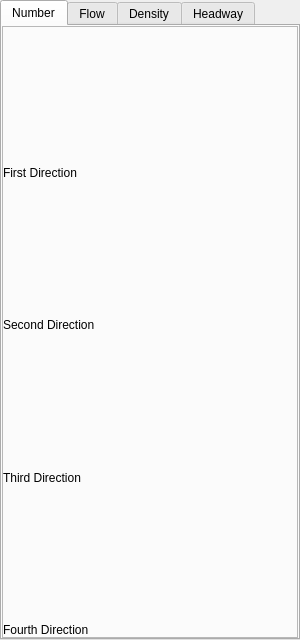
<?xml version="1.0" encoding="UTF-8"?>
<ui version="4.0">
 <class>VisualizePanel</class>
 <widget class="QWidget" name="VisualizePanel">
  <property name="geometry">
   <rect>
    <x>0</x>
    <y>0</y>
    <width>300</width>
    <height>640</height>
   </rect>
  </property>
  <property name="sizePolicy">
   <sizepolicy hsizetype="Expanding" vsizetype="Expanding">
    <horstretch>0</horstretch>
    <verstretch>0</verstretch>
   </sizepolicy>
  </property>
  <property name="windowTitle">
   <string>Form</string>
  </property>
  <layout class="QVBoxLayout" name="verticalLayout">
   <property name="spacing">
    <number>0</number>
   </property>
   <property name="leftMargin">
    <number>0</number>
   </property>
   <property name="topMargin">
    <number>0</number>
   </property>
   <property name="rightMargin">
    <number>0</number>
   </property>
   <property name="bottomMargin">
    <number>0</number>
   </property>
   <item>
    <widget class="QTabWidget" name="tabWidget">
     <property name="currentIndex">
      <number>0</number>
     </property>
     <widget class="QWidget" name="tab">
      <attribute name="title">
       <string>Number</string>
      </attribute>
      <layout class="QVBoxLayout" name="verticalLayout_2">
       <property name="spacing">
        <number>0</number>
       </property>
       <property name="leftMargin">
        <number>0</number>
       </property>
       <property name="topMargin">
        <number>0</number>
       </property>
       <property name="rightMargin">
        <number>0</number>
       </property>
       <property name="bottomMargin">
        <number>0</number>
       </property>
       <item>
        <widget class="QFrame" name="frame">
         <property name="frameShape">
          <enum>QFrame::StyledPanel</enum>
         </property>
         <property name="frameShadow">
          <enum>QFrame::Raised</enum>
         </property>
         <layout class="QVBoxLayout" name="verticalLayout_3">
          <property name="spacing">
           <number>0</number>
          </property>
          <property name="leftMargin">
           <number>0</number>
          </property>
          <property name="topMargin">
           <number>0</number>
          </property>
          <property name="rightMargin">
           <number>0</number>
          </property>
          <property name="bottomMargin">
           <number>0</number>
          </property>
          <item>
           <widget class="QCustomPlot" name="m_number_widget_1" native="true">
            <property name="sizePolicy">
             <sizepolicy hsizetype="Expanding" vsizetype="Expanding">
              <horstretch>0</horstretch>
              <verstretch>0</verstretch>
             </sizepolicy>
            </property>
           </widget>
          </item>
          <item>
           <widget class="QLabel" name="label">
            <property name="text">
             <string>First Direction</string>
            </property>
           </widget>
          </item>
          <item>
           <widget class="QCustomPlot" name="m_number_widget_2" native="true">
            <property name="sizePolicy">
             <sizepolicy hsizetype="Expanding" vsizetype="Expanding">
              <horstretch>0</horstretch>
              <verstretch>0</verstretch>
             </sizepolicy>
            </property>
           </widget>
          </item>
          <item>
           <widget class="QLabel" name="label_2">
            <property name="text">
             <string>Second Direction</string>
            </property>
           </widget>
          </item>
          <item>
           <widget class="QCustomPlot" name="m_number_widget_3" native="true">
            <property name="sizePolicy">
             <sizepolicy hsizetype="Expanding" vsizetype="Expanding">
              <horstretch>0</horstretch>
              <verstretch>0</verstretch>
             </sizepolicy>
            </property>
           </widget>
          </item>
          <item>
           <widget class="QLabel" name="label_3">
            <property name="text">
             <string>Third Direction</string>
            </property>
           </widget>
          </item>
          <item>
           <widget class="QCustomPlot" name="m_number_widget_4" native="true">
            <property name="sizePolicy">
             <sizepolicy hsizetype="Expanding" vsizetype="Expanding">
              <horstretch>0</horstretch>
              <verstretch>0</verstretch>
             </sizepolicy>
            </property>
           </widget>
          </item>
          <item>
           <widget class="QLabel" name="label_4">
            <property name="text">
             <string>Fourth Direction</string>
            </property>
           </widget>
          </item>
         </layout>
        </widget>
       </item>
      </layout>
     </widget>
     <widget class="QWidget" name="tab_2">
      <attribute name="title">
       <string>Flow</string>
      </attribute>
      <layout class="QVBoxLayout" name="verticalLayout_10">
       <property name="spacing">
        <number>0</number>
       </property>
       <property name="leftMargin">
        <number>0</number>
       </property>
       <property name="topMargin">
        <number>0</number>
       </property>
       <property name="rightMargin">
        <number>0</number>
       </property>
       <property name="bottomMargin">
        <number>0</number>
       </property>
       <item>
        <widget class="QFrame" name="frame_2">
         <property name="frameShape">
          <enum>QFrame::StyledPanel</enum>
         </property>
         <property name="frameShadow">
          <enum>QFrame::Raised</enum>
         </property>
         <layout class="QVBoxLayout" name="verticalLayout_4">
          <property name="spacing">
           <number>0</number>
          </property>
          <property name="leftMargin">
           <number>0</number>
          </property>
          <property name="topMargin">
           <number>0</number>
          </property>
          <property name="rightMargin">
           <number>0</number>
          </property>
          <property name="bottomMargin">
           <number>0</number>
          </property>
          <item>
           <widget class="QCustomPlot" name="m_flow_widget_1" native="true">
            <property name="sizePolicy">
             <sizepolicy hsizetype="Expanding" vsizetype="Expanding">
              <horstretch>0</horstretch>
              <verstretch>0</verstretch>
             </sizepolicy>
            </property>
           </widget>
          </item>
          <item>
           <widget class="QLabel" name="label_5">
            <property name="text">
             <string>First Direction</string>
            </property>
           </widget>
          </item>
          <item>
           <widget class="QCustomPlot" name="m_flow_widget_2" native="true">
            <property name="sizePolicy">
             <sizepolicy hsizetype="Expanding" vsizetype="Expanding">
              <horstretch>0</horstretch>
              <verstretch>0</verstretch>
             </sizepolicy>
            </property>
           </widget>
          </item>
          <item>
           <widget class="QLabel" name="label_6">
            <property name="text">
             <string>Second Direction</string>
            </property>
           </widget>
          </item>
          <item>
           <widget class="QCustomPlot" name="m_flow_widget_3" native="true">
            <property name="sizePolicy">
             <sizepolicy hsizetype="Expanding" vsizetype="Expanding">
              <horstretch>0</horstretch>
              <verstretch>0</verstretch>
             </sizepolicy>
            </property>
           </widget>
          </item>
          <item>
           <widget class="QLabel" name="label_7">
            <property name="text">
             <string>Third Direction</string>
            </property>
           </widget>
          </item>
          <item>
           <widget class="QCustomPlot" name="m_flow_widget_4" native="true">
            <property name="sizePolicy">
             <sizepolicy hsizetype="Expanding" vsizetype="Expanding">
              <horstretch>0</horstretch>
              <verstretch>0</verstretch>
             </sizepolicy>
            </property>
           </widget>
          </item>
          <item>
           <widget class="QLabel" name="label_8">
            <property name="text">
             <string>Fourth Direction</string>
            </property>
           </widget>
          </item>
         </layout>
        </widget>
       </item>
      </layout>
     </widget>
     <widget class="QWidget" name="tab_3">
      <attribute name="title">
       <string>Density</string>
      </attribute>
      <layout class="QVBoxLayout" name="verticalLayout_8">
       <property name="spacing">
        <number>0</number>
       </property>
       <property name="leftMargin">
        <number>0</number>
       </property>
       <property name="topMargin">
        <number>0</number>
       </property>
       <property name="rightMargin">
        <number>0</number>
       </property>
       <property name="bottomMargin">
        <number>0</number>
       </property>
       <item>
        <widget class="QFrame" name="frame_3">
         <property name="frameShape">
          <enum>QFrame::StyledPanel</enum>
         </property>
         <property name="frameShadow">
          <enum>QFrame::Raised</enum>
         </property>
         <layout class="QVBoxLayout" name="verticalLayout_6">
          <property name="spacing">
           <number>0</number>
          </property>
          <property name="leftMargin">
           <number>0</number>
          </property>
          <property name="topMargin">
           <number>0</number>
          </property>
          <property name="rightMargin">
           <number>0</number>
          </property>
          <property name="bottomMargin">
           <number>0</number>
          </property>
          <item>
           <widget class="QCustomPlot" name="m_density_widget_1" native="true">
            <property name="sizePolicy">
             <sizepolicy hsizetype="Expanding" vsizetype="Expanding">
              <horstretch>0</horstretch>
              <verstretch>0</verstretch>
             </sizepolicy>
            </property>
           </widget>
          </item>
          <item>
           <widget class="QLabel" name="label_13">
            <property name="text">
             <string>First Direction</string>
            </property>
           </widget>
          </item>
          <item>
           <widget class="QCustomPlot" name="m_density_widget_2" native="true">
            <property name="sizePolicy">
             <sizepolicy hsizetype="Expanding" vsizetype="Expanding">
              <horstretch>0</horstretch>
              <verstretch>0</verstretch>
             </sizepolicy>
            </property>
           </widget>
          </item>
          <item>
           <widget class="QLabel" name="label_14">
            <property name="text">
             <string>Second Direction</string>
            </property>
           </widget>
          </item>
          <item>
           <widget class="QCustomPlot" name="m_density_widget_3" native="true">
            <property name="sizePolicy">
             <sizepolicy hsizetype="Expanding" vsizetype="Expanding">
              <horstretch>0</horstretch>
              <verstretch>0</verstretch>
             </sizepolicy>
            </property>
           </widget>
          </item>
          <item>
           <widget class="QLabel" name="label_15">
            <property name="text">
             <string>Third Direction</string>
            </property>
           </widget>
          </item>
          <item>
           <widget class="QCustomPlot" name="m_density_widget_4" native="true">
            <property name="sizePolicy">
             <sizepolicy hsizetype="Expanding" vsizetype="Expanding">
              <horstretch>0</horstretch>
              <verstretch>0</verstretch>
             </sizepolicy>
            </property>
           </widget>
          </item>
          <item>
           <widget class="QLabel" name="label_16">
            <property name="text">
             <string>Fourth Direction</string>
            </property>
           </widget>
          </item>
         </layout>
        </widget>
       </item>
      </layout>
     </widget>
     <widget class="QWidget" name="tab_4">
      <attribute name="title">
       <string>Headway</string>
      </attribute>
      <layout class="QVBoxLayout" name="verticalLayout_9">
       <property name="spacing">
        <number>0</number>
       </property>
       <property name="leftMargin">
        <number>0</number>
       </property>
       <property name="topMargin">
        <number>0</number>
       </property>
       <property name="rightMargin">
        <number>0</number>
       </property>
       <property name="bottomMargin">
        <number>0</number>
       </property>
       <item>
        <widget class="QFrame" name="frame_4">
         <property name="frameShape">
          <enum>QFrame::StyledPanel</enum>
         </property>
         <property name="frameShadow">
          <enum>QFrame::Raised</enum>
         </property>
         <layout class="QVBoxLayout" name="verticalLayout_7">
          <property name="spacing">
           <number>0</number>
          </property>
          <property name="leftMargin">
           <number>0</number>
          </property>
          <property name="topMargin">
           <number>0</number>
          </property>
          <property name="rightMargin">
           <number>0</number>
          </property>
          <property name="bottomMargin">
           <number>0</number>
          </property>
          <item>
           <widget class="QCustomPlot" name="m_headway_widget_1" native="true">
            <property name="sizePolicy">
             <sizepolicy hsizetype="Expanding" vsizetype="Expanding">
              <horstretch>0</horstretch>
              <verstretch>0</verstretch>
             </sizepolicy>
            </property>
           </widget>
          </item>
          <item>
           <widget class="QLabel" name="label_17">
            <property name="text">
             <string>First Direction</string>
            </property>
           </widget>
          </item>
          <item>
           <widget class="QCustomPlot" name="m_headway_widget_2" native="true">
            <property name="sizePolicy">
             <sizepolicy hsizetype="Expanding" vsizetype="Expanding">
              <horstretch>0</horstretch>
              <verstretch>0</verstretch>
             </sizepolicy>
            </property>
           </widget>
          </item>
          <item>
           <widget class="QLabel" name="label_18">
            <property name="text">
             <string>Second Direction</string>
            </property>
           </widget>
          </item>
          <item>
           <widget class="QCustomPlot" name="m_headway_widget_3" native="true">
            <property name="sizePolicy">
             <sizepolicy hsizetype="Expanding" vsizetype="Expanding">
              <horstretch>0</horstretch>
              <verstretch>0</verstretch>
             </sizepolicy>
            </property>
           </widget>
          </item>
          <item>
           <widget class="QLabel" name="label_19">
            <property name="text">
             <string>Third Direction</string>
            </property>
           </widget>
          </item>
          <item>
           <widget class="QCustomPlot" name="m_headway_widget_4" native="true">
            <property name="sizePolicy">
             <sizepolicy hsizetype="Expanding" vsizetype="Expanding">
              <horstretch>0</horstretch>
              <verstretch>0</verstretch>
             </sizepolicy>
            </property>
           </widget>
          </item>
          <item>
           <widget class="QLabel" name="label_20">
            <property name="text">
             <string>Fourth Direction</string>
            </property>
           </widget>
          </item>
         </layout>
        </widget>
       </item>
      </layout>
     </widget>
    </widget>
   </item>
  </layout>
 </widget>
 <customwidgets>
  <customwidget>
   <class>QCustomPlot</class>
   <extends>QWidget</extends>
   <header location="global">qcustomplot.h</header>
   <container>1</container>
  </customwidget>
 </customwidgets>
 <resources/>
 <connections/>
</ui>
